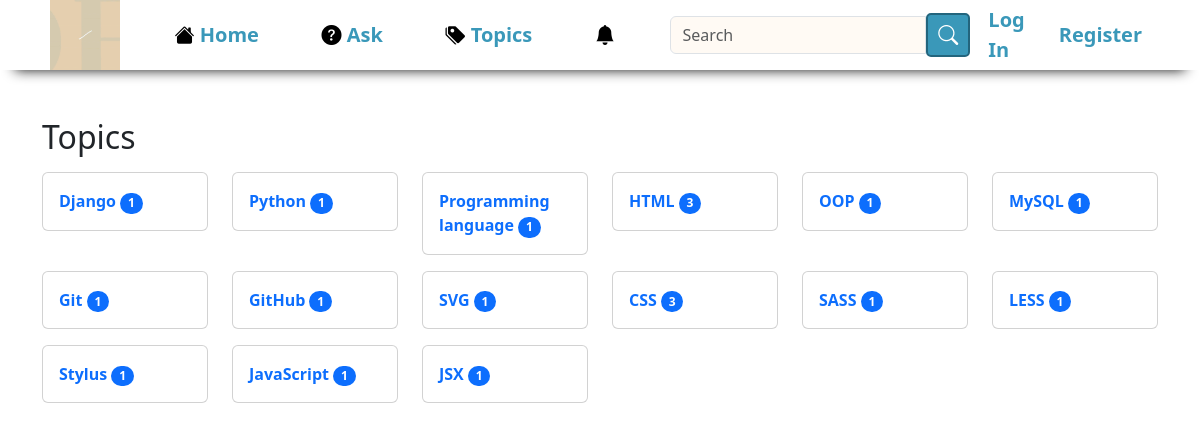
The app's page /tags with its own data.
### QES/models.py (models this page shows, shortened)
class Question(models.Model):
    user=models.ForeignKey(User,on_delete=models.CASCADE)
    title=models.CharField(max_length=300)
    detail=models.TextField(null=True, blank=True)
    tags=models.TextField(default='')
    add_time=models.DateTimeField(auto_now_add=True)

### QES/views.py (the view)
# urls.py: path('tags', views.tags, name='tags'),
def tags(request):
    quests=Question.objects.all()
    tags=[]
    for quest in quests:
        qtags=[tag.strip() for tag in quest.tags.split(',')]
        for tag in qtags:
            if tag not in tags:
                tags.append(tag)
    tag_with_count=[]
    for tag in tags:
        tag_data={
            'name':tag,
            'count':Question.objects.filter(tags__icontains=tag).count()
        }
        tag_with_count.append(tag_data)
    return render(request,'tags.html',{'tags':tag_with_count})

### QES/templates/tags.html (shortened to what this page needs)
{% include 'navbar.html' %}
{% block content %}
    <div class="container py-5">
        <h2>Topics</h2>
        <div class="row">
            {% for tag in tags %}
            <div class="col-2">
                <div class="card my-2">
                    <div class="card-body">
                        <p class="card-text"><a href="/tag/{{tag.name|slugify}}"><strong>{{tag.name}}</strong>
                        <span class="badge rounded-pill text-bg-primary">{{tag.count}}</span></a></p>
                    </div>
                </div>
            </div>
            {% endfor %}
        </div>
    </div>
{% endblock %}

### QES/templates/navbar.html (style rules this page uses)
a { text-decoration: none; }

### records on screen
Question: name "HTML"
Question: name "OOP"
Question: name "MySQL"
Question: name "CSS"

### other values on screen
{{ tag.name }} "Django" "Python" "Programming language" "Git" "GitHub" "SVG" "SASS" "LESS" "Stylus" "JavaScript" "JSX"
{{ tag.count }} "1" "1" "1" "3" "1" "1" "1" "1" "1" "3" "1" "1" "1" "1" "1"
